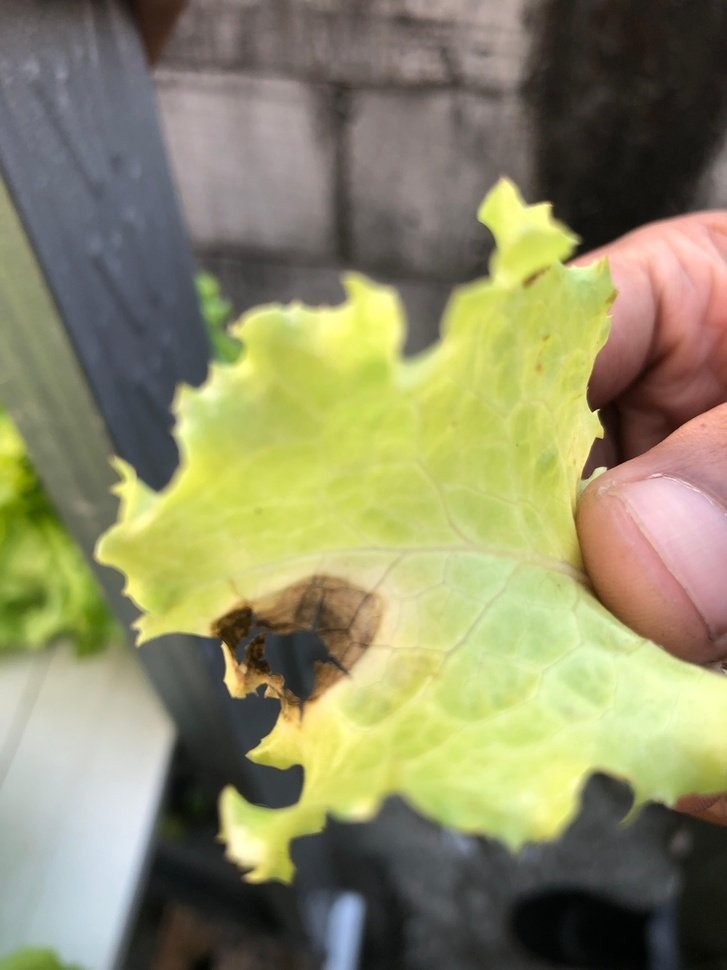
#> input picture Acara_3/img/daun.jpeg, 727 x 970 px, shrunk from 3024 x 4032 before the run, found by its file name
$ python negative.py
#> lines starting #> are read from the running program, lines starting #| are printed output that depends on the picture
# [13 lines of commented-out code are left out]

import cv2
import numpy as np

image = cv2.imread('Acara_3/img/daun.jpeg')
#> image is the input picture: shape (970, 727, 3); mean B, G, R 102.7, 139.1, 141.1

gray = cv2.cvtColor(image, cv2.COLOR_BGR2GRAY)
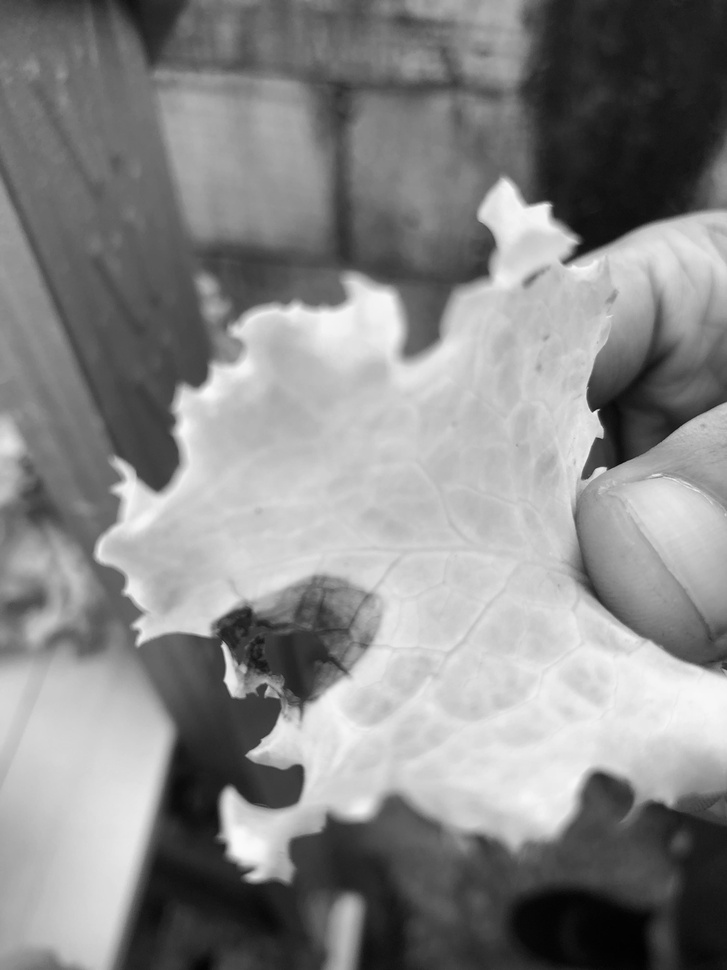
#> gray: shape (970, 727); min 1, max 250, mean 135.5

citranegiatif = cv2.bitwise_not(gray)
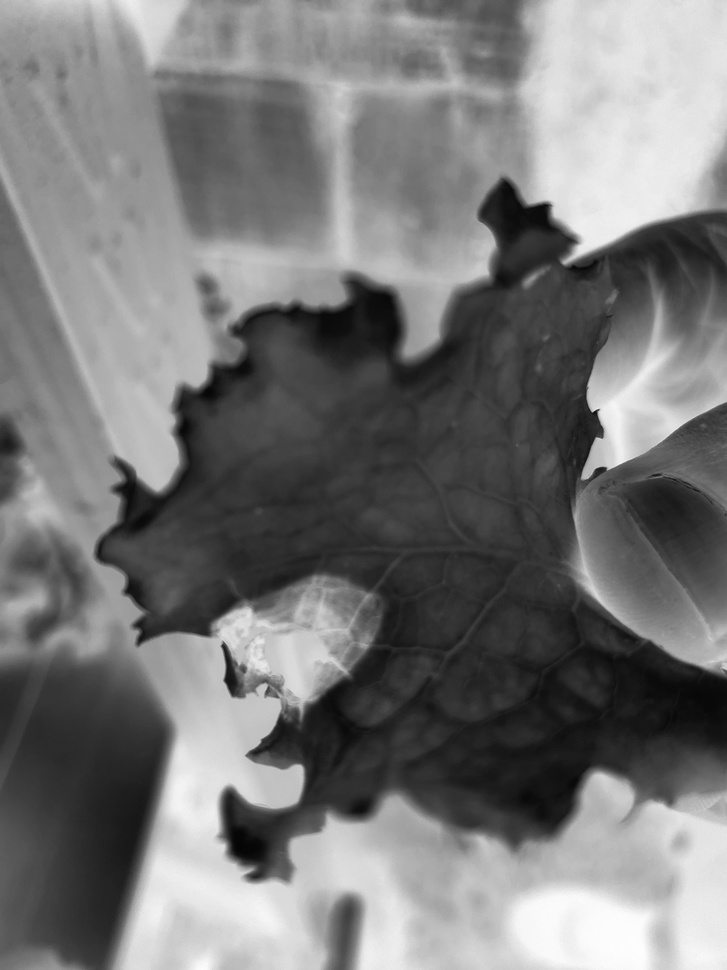
#> citranegiatif: shape (970, 727); min 5, max 254, mean 119.5

filename1 = 'Acara_3/img/output/daun_negative2.jpeg'
cv2.imwrite(filename1, citranegiatif)
cv2.waitKey(0)
